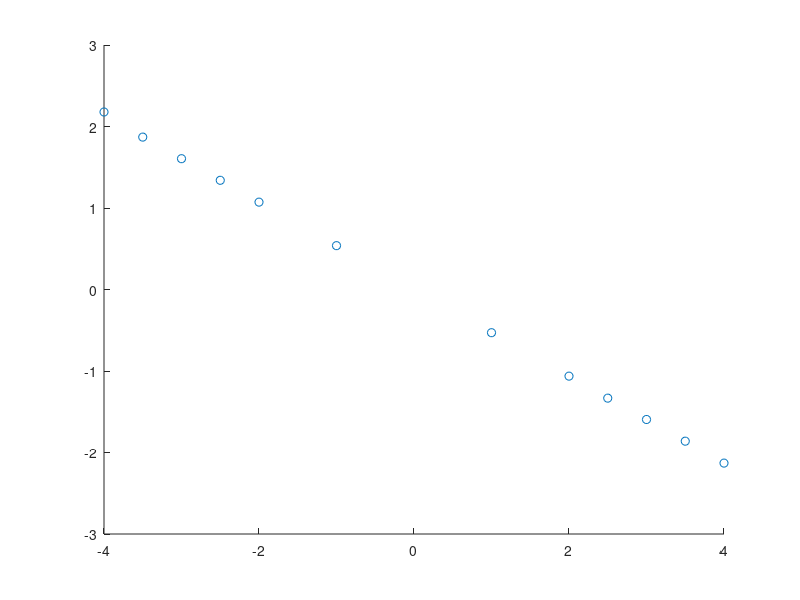

MATLAB code to generate this figure:
volt_strava=[4, 3.5,3,2.5,2, 1,-1, -2, -2.5, -3, -3.5, -4];
mass_no_curr=[262.62, 262.72, 263.42,263.65, 262.75, 261.33,260.97, 261.49, 261.88, 260.97, 261.19, 261.88]/1000;
mass_yes_curr=[262.85, 262.90, 263.58,263.79,262.87, 261.39, 260.92, 261.38, 261.71, 260.76, 260.97, 261.62]/1000;
V=[-2.13, -1.861, -1.595,-1.333, -1.063,-0.53, 0.538, 1.072, 1.34, 1.605, 1.87, 2.178];
V_err=[1e-3,5.157e-4,5.2e-4,5.356e-4 ,4.876e-4,6.397e-4,5.43e-4, 5.713e-4, 1e-3, 8.539e-4, 4.674e-4, 1e-3];

diff = mass_yes_curr - mass_no_curr;
scatter(volt_strava, V);
